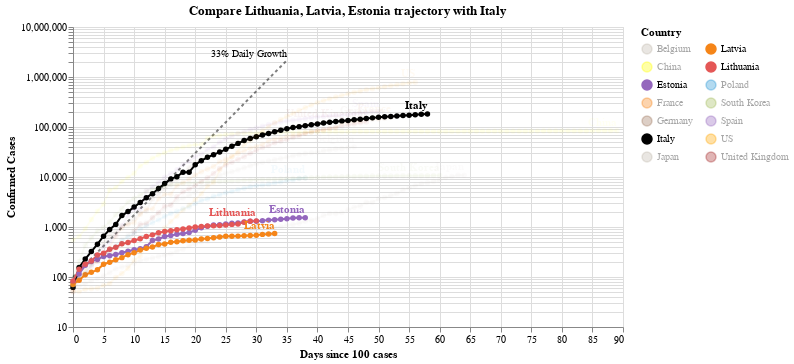

This figure's notebook cell:
### Code cell
#hide_input
chart3 = make_since_chart(['Lithuania', 'Latvia', 'Estonia'])
chart3

### Figure 1 — Vega-Lite specification as saved in the notebook (floating-point values rounded to 4 significant figures; data arrays with more than 128 entries replaced by an {"elided": "..."} marker saying what was removed)
{"config": {"view": {"continuousWidth": 400, "continuousHeight": 300}}, "layer": [{"mark": {"type": "line", "color": "black", "opacity": 0.5, "strokeDash": [3, 3]}, "encoding": {"x": {"type": "quantitative", "field": "Days since 100 cases"}, "y": {"type": "quantitative", "field": "Confirmed Cases"}}}, {"mark": {"type": "text", "align": "right", "dy": -6, "fontSize": 10, "text": "33% Daily Growth"}, "encoding": {"x": {"type": "quantitative", "field": "Days since 100 cases"}, "y": {"type": "quantitative", "field": "Confirmed Cases"}}, "transform": [{"filter": "(datum['Days since 100 cases'] >= 35)"}]}, {"data": {"name": "data-b3c4d2a38b3b5a5cf9d6e3ee7c424602"}, "mark": {"type": "line", "point": true}, "encoding": {"color": {"type": "nominal", "field": "Country", "legend": {"columns": 2}, "scale": {"domain": ["Belgium", "China", "Estonia", "France", "Germany", "Italy", "Japan", "Latvia", "Lithuania", "Poland", "South Korea", "Spain", "US", "United Kingdom"], "range": ["#C1B7AD", "yellow", "#9467bd", "#F58518", "#9D755D", "black", "#C1B7AD", "#F58518", "#E45756", "#2495D3", "#A1BA59", "#9467bd", "orange", "brown"]}}, "opacity": {"condition": {"value": 1, "selection": "selector002"}, "value": 0.05}, "tooltip": [{"type": "nominal", "field": "Country"}, {"type": "temporal", "field": "Date"}, {"type": "quantitative", "field": "Confirmed Cases"}, {"type": "quantitative", "field": "Days since 100 cases"}], "x": {"type": "quantitative", "field": "Days since 100 cases"}, "y": {"type": "quantitative", "field": "Confirmed Cases", "scale": {"type": "log"}}}, "selection": {"selector002": {"type": "multi", "fields": ["Country"], "bind": "legend", "init": [{"Country": "Lithuania"}, {"Country": "Latvia"}, {"Country": "Estonia"}, {"Country": "Italy"}]}}, "width": 550}, {"data": {"name": "data-b3c4d2a38b3b5a5cf9d6e3ee7c424602"}, "mark": {"type": "text", "align": "right", "dy": -8, "fontWeight": "bold"}, "encoding": {"color": {"type": "nominal", "field": "Country", "legend": {"columns": 2}, "scale": {"domain": ["Belgium", "China", "Estonia", "France", "Germany", "Italy", "Japan", "Latvia", "Lithuania", "Poland", "South Korea", "Spain", "US", "United Kingdom"], "range": ["#C1B7AD", "yellow", "#9467bd", "#F58518", "#9D755D", "black", "#C1B7AD", "#F58518", "#E45756", "#2495D3", "#A1BA59", "#9467bd", "orange", "brown"]}}, "opacity": {"condition": {"value": 1, "selection": "selector002"}, "value": 0.05}, "text": {"type": "nominal", "field": "Country"}, "tooltip": [{"type": "nominal", "field": "Country"}, {"type": "temporal", "field": "Date"}, {"type": "quantitative", "field": "Confirmed Cases"}, {"type": "quantitative", "field": "Days since 100 cases"}], "x": {"type": "quantitative", "field": "Days since 100 cases"}, "y": {"type": "quantitative", "field": "Confirmed Cases", "scale": {"type": "log"}}}, "transform": [{"filter": "(datum['Date'] >= 1587340800000)"}], "width": 550}], "data": {"name": "data-c1a3bbf4dd040f2e7e8e7a69520e3c2a"}, "title": "Compare Lithuania, Latvia, Estonia trajectory with Italy", "$schema": "https://vega.github.io/schema/vega-lite/v4.0.2.json", "datasets": {"data-c1a3bbf4dd040f2e7e8e7a69520e3c2a": [{"Days since 100 cases": 0, "Confirmed Cases": 100.0}, {"Days since 100 cases": 1, "Confirmed Cases": 133.0}, {"Days since 100 cases": 2, "Confirmed Cases": 176.9}, {"Days since 100 cases": 3, "Confirmed Cases": 235.3}, {"Days since 100 cases": 4, "Confirmed Cases": 312.9}, {"Days since 100 cases": 5, "Confirmed Cases": 416.2}, {"Days since 100 cases": 6, "Confirmed Cases": 553.5}, {"Days since 100 cases": 7, "Confirmed Cases": 736.1}, {"Days since 100 cases": 8, "Confirmed Cases": 979.1}, {"Days since 100 cases": 9, "Confirmed Cases": 1302.0}, {"Days since 100 cases": 10, "Confirmed Cases": 1732.0}, {"Days since 100 cases": 11, "Confirmed Cases": 2303.0}, {"Days since 100 cases": 12, "Confirmed Cases": 3064.0}, {"Days since 100 cases": 13, "Confirmed Cases": 4074.0}, {"Days since 100 cases": 14, "Confirmed Cases": 5419.0}, {"Days since 100 cases": 15, "Confirmed Cases": 7207.0}, {"Days since 100 cases": 16, "Confirmed Cases": 9586.0}, {"Days since 100 cases": 17, "Confirmed Cases": 12750.0}, {"Days since 100 cases": 18, "Confirmed Cases": 16960.0}, {"Days since 100 cases": 19, "Confirmed Cases": 22550.0}, {"Days since 100 cases": 20, "Confirmed Cases": 29990.0}, {"Days since 100 cases": 21, "Confirmed Cases": 39890.0}, {"Days since 100 cases": 22, "Confirmed Cases": 53060.0}, {"Days since 100 cases": 23, "Confirmed Cases": 70560.0}, {"Days since 100 cases": 24, "Confirmed Cases": 93850.0}, {"Days since 100 cases": 25, "Confirmed Cases": 124800.0}, {"Days since 100 cases": 26, "Confirmed Cases": 166000.0}, {"Days since 100 cases": 27, "Confirmed Cases": 220800.0}, {"Days since 100 cases": 28, "Confirmed Cases": 293700.0}, {"Days since 100 cases": 29, "Confirmed Cases": 390600.0}, {"Days since 100 cases": 30, "Confirmed Cases": 519500.0}, {"Days since 100 cases": 31, "Confirmed Cases": 690900.0}, {"Days since 100 cases": 32, "Confirmed Cases": 918900.0}, {"Days since 100 cases": 33, "Confirmed Cases": 1222000.0}, {"Days since 100 cases": 34, "Confirmed Cases": 1625000.0}, {"Days since 100 cases": 35, "Confirmed Cases": 2162000.0}], "data-b3c4d2a38b3b5a5cf9d6e3ee7c424602": {"elided": "727 records"}}}
